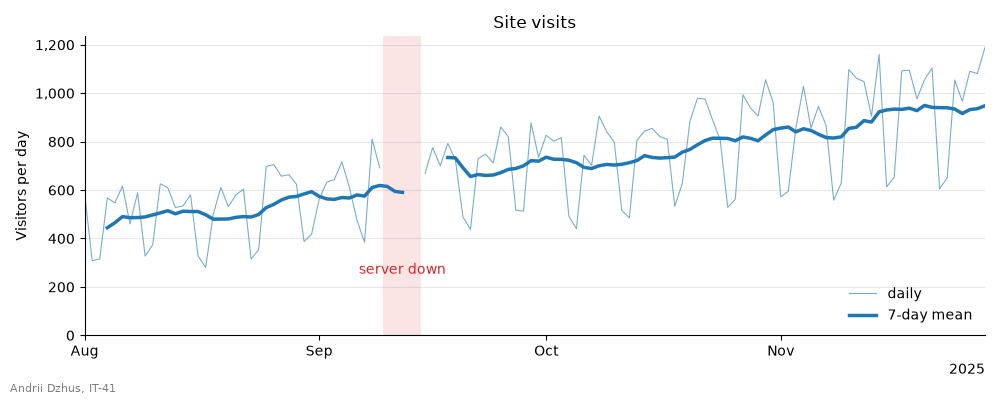

Write Python code to recreate this figure.
import matplotlib.dates as mdates
import matplotlib.pyplot as plt
import numpy as np
import pandas as pd
from matplotlib.ticker import StrMethodFormatter

STUDENT_NAME = "Andrii Dzhus"   # ім'я та прізвище транслітерацією
STUDENT_GROUP = "IT-41"   # група

rng = np.random.default_rng(38)
dates = pd.date_range("2025-08-01", periods=120, freq="D")
day = np.arange(120)
visits = 500 + 5 * day + rng.normal(0, 60, size=120)
visits[dates.dayofweek >= 5] *= 0.6

# сервер не працював: дні з індексами 40..44
visits[40:45] = np.nan

daily = pd.Series(visits, index=dates)
# ковзне середнє за 7 днів; NaN не нулі, тож вікно з <4 значень дає розрив
rolling = daily.rolling(7, min_periods=4).mean()

fig, ax = plt.subplots(figsize=(10, 4))
ax.plot(daily.index, daily, color="tab:blue", linewidth=0.8, alpha=0.6, label="daily")
ax.plot(rolling.index, rolling, color="tab:blue", linewidth=2.5, label="7-day mean")

# смуга простою: дні без даних, по півдня з кожного боку
half_day = pd.Timedelta(hours=12)
down = dates[daily.isna().to_numpy()]
down_start, down_end = down[0] - half_day, down[-1] + half_day
ax.axvspan(down_start, down_end, color="tab:red", alpha=0.12, linewidth=0)
ax.text(down_start + (down_end - down_start) / 2, 270, "server down",
        color="tab:red", ha="center", va="center")

locator = mdates.MonthLocator()
ax.xaxis.set_major_locator(locator)
ax.xaxis.set_major_formatter(mdates.ConciseDateFormatter(locator))
ax.yaxis.set_major_formatter(StrMethodFormatter("{x:,.0f}"))

ax.set_xlim(dates[0], dates[-1])
ax.set_ylim(bottom=0)
ax.set_title("Site visits")
ax.set_ylabel("Visitors per day")
ax.grid(axis="y", alpha=0.3)
ax.spines[["top", "right"]].set_visible(False)
ax.legend(loc="lower right", frameon=False)

fig.text(0.01, 0.02, f"{STUDENT_NAME}, {STUDENT_GROUP}", fontsize=8, color="gray")
fig.tight_layout(rect=(0, 0.02, 1, 1))

fig.savefig("task_2.png", dpi=100)
plt.show()
